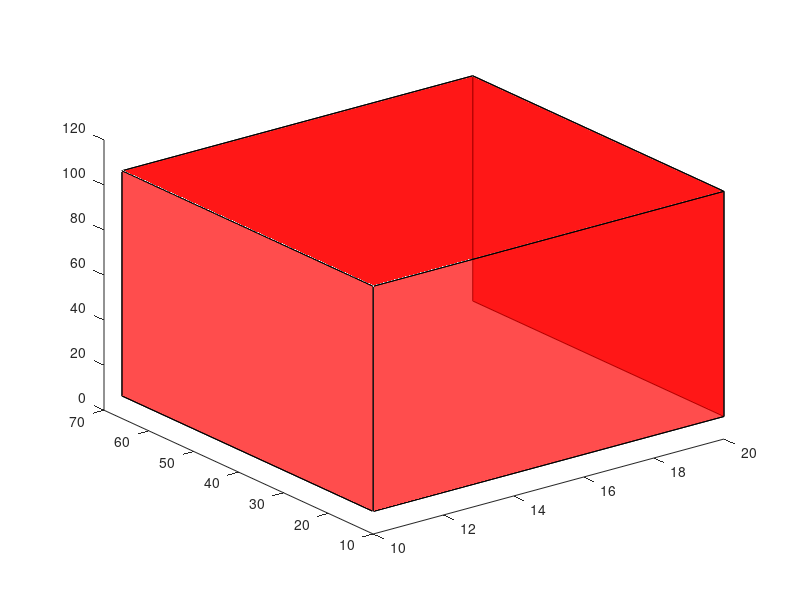

Source code (MATLAB):
%Available at: https://uk.mathworks.com/MATLABcentral/fileexchange/15161-plotcube [Accessed 12 Dec. 2019]

function PlotCube(varargin)
% PLOTCUBE - Display a 3D-cube in the current axes
%
%   PLOTCUBE(EDGES,ORIGIN,ALPHA,COLOR) displays a 3D-cube in the current axes
%   with the following properties:
%   * EDGES : 3-elements vector that defines the length of cube edges
%   * ORIGIN: 3-elements vector that defines the start point of the cube
%   * ALPHA : scalar that defines the transparency of the cube faces (from 0
%             to 1)
%   * COLOR : 3-elements vector that defines the faces color of the cube
%
% Example:
%   >> plotcube([5 5 5],[ 2  2  2],.8,[1 0 0]);
%   >> plotcube([5 5 5],[10 10 10],.8,[0 1 0]);
%   >> plotcube([5 5 5],[20 20 20],.8,[0 0 1]);
% Default input arguments
inArgs = { ...
  [10 56 100] , ... % Default edge sizes (x,y and z)
  [10 10  10] , ... % Default coordinates of the origin point of the cube
  .7          , ... % Default alpha value for the cube's faces
  [1 0 0]       ... % Default Color for the cube
  };
% Replace default input arguments by input values
inArgs(1:nargin) = varargin;


% Create all variables
[edges,origin,alpha,clr] = deal(inArgs{:});
XYZ = { ...
  [0 0 0 0]  [0 0 1 1]  [0 1 1 0] ; ...
  [1 1 1 1]  [0 0 1 1]  [0 1 1 0] ; ...
  [0 1 1 0]  [0 0 0 0]  [0 0 1 1] ; ...
  [0 1 1 0]  [1 1 1 1]  [0 0 1 1] ; ...
  [0 1 1 0]  [0 0 1 1]  [0 0 0 0] ; ...
  [0 1 1 0]  [0 0 1 1]  [1 1 1 1]   ...
  };
XYZ = mat2cell(...
  cellfun( @(x,y,z) x*y+z , ...
    XYZ , ...
    repmat(mat2cell(edges,1,[1 1 1]),6,1) , ...
    repmat(mat2cell(origin,1,[1 1 1]),6,1) , ...
    'UniformOutput',false), ...
  6,[1 1 1]);
cellfun(@patch,XYZ{1},XYZ{2},XYZ{3},...
  repmat({clr},6,1),...
  repmat({'FaceAlpha'},6,1),...
  repmat({alpha},6,1)...
  );
view(3);
